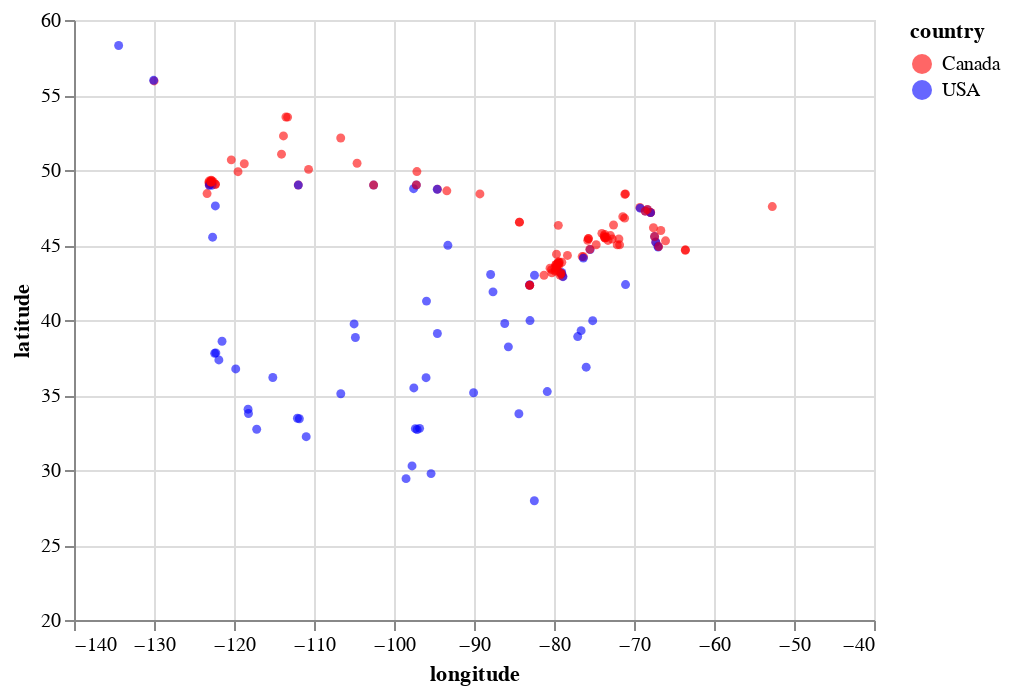

Notebook code cell kept with this figure:
### Markdown cell above
We have 2 features, so 2 dimensions (`longitude` and `latitude`)  and 167 points.
Visualizing this in 2 dimensions gives us the following:

### Code cell
import altair as alt


cities_viz = alt.Chart(cities_train_df).mark_circle(size=20, opacity=0.6).encode(
    alt.X('longitude:Q', scale=alt.Scale(domain=[-140, -40])),
    alt.Y('latitude:Q', scale=alt.Scale(domain=[20, 60])),
    alt.Color('country:N', scale=alt.Scale(domain=['Canada', 'USA'],
                                           range=['red', 'blue']))
)
cities_viz

### Figure 1 — Vega-Lite specification as saved in the notebook (floating-point values rounded to 4 significant figures; data arrays with more than 128 entries replaced by an {"elided": "..."} marker saying what was removed)
{"config": {"view": {"continuousWidth": 400, "continuousHeight": 300}}, "data": {"name": "data-66158384001fb6a73b6445c49f67d5ce"}, "mark": {"type": "circle", "opacity": 0.6, "size": 20}, "encoding": {"color": {"field": "country", "scale": {"domain": ["Canada", "USA"], "range": ["red", "blue"]}, "type": "nominal"}, "x": {"field": "longitude", "scale": {"domain": [-140, -40]}, "type": "quantitative"}, "y": {"field": "latitude", "scale": {"domain": [20, 60]}, "type": "quantitative"}}, "$schema": "https://vega.github.io/schema/vega-lite/v4.17.0.json", "datasets": {"data-66158384001fb6a73b6445c49f67d5ce": {"elided": "167 records"}}}
